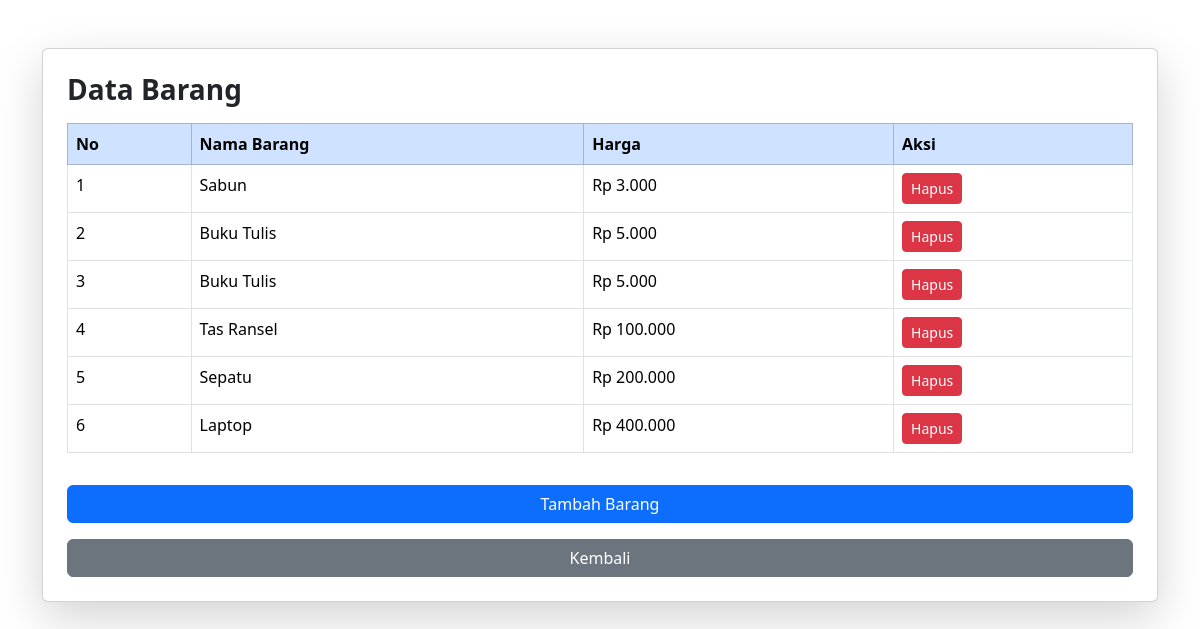
/tampil_barang.php, run on the app's committed database.
### tables this page shows
CREATE TABLE `barang` (
  `id` int(11) NOT NULL,
  `nama_barang` varchar(100) NOT NULL,
  `harga` decimal(10,2) NOT NULL,
  `stok` int(11) NOT NULL
);

### tampil_barang.php (the view, shortened to what this page needs)
<?php include "koneksi.php"; ?>
<!DOCTYPE html>
<html lang="en">
<head>
    <link href="assets/css/bootstrap.min.css" rel="stylesheet">
</head>
<body>
<div class="container mt-5">
    <div class="card shadow-lg p-4">
        <h3 class="fw-bold mb-3">Data Barang</h3>
        <table class="table table-bordered table-hover">
            <thead class="table-primary">
                <tr>
                    <th>No</th>
                    <th>Nama Barang</th>
                    <th>Harga</th>
                    <th>Aksi</th>
                </tr>
            </thead>
            <tbody>
            <?php
            $no = 1;
            $data = mysqli_query($conn, "SELECT * FROM barang");
            while ($d = mysqli_fetch_array($data)) {
            ?>
                <tr>
                    <td><?= $no++; ?></td>
                    <td><?= $d['nama_barang']; ?></td>
                    <td>Rp <?= number_format($d['harga'], 0, ',', '.'); ?></td>
                    <td>
                        <a href="hapus_barang.php?id=<?= $d['id']; ?>"
                           class="btn btn-danger btn-sm"
                           onclick="return confirm('Yakin mau hapus?')">
                           Hapus
                        </a>
                    </td>
                </tr>
            <?php } ?>
            </tbody>
        </table>
        <a href="barang.php" class="btn btn-primary mt-3">Tambah Barang</a>
        <a href="admin.php" class="btn btn-secondary mt-3">Kembali</a>
    </div>
</div>
</body>
</html>

### data on the page
barang: nama_barang "Sabun", harga "3.000"
barang: nama_barang "Buku Tulis", harga "5.000"
barang: nama_barang "Buku Tulis", harga "5.000"
barang: nama_barang "Tas Ransel", harga "100.000"
barang: nama_barang "Sepatu", harga "200.000"
barang: nama_barang "Laptop", harga "400.000"
